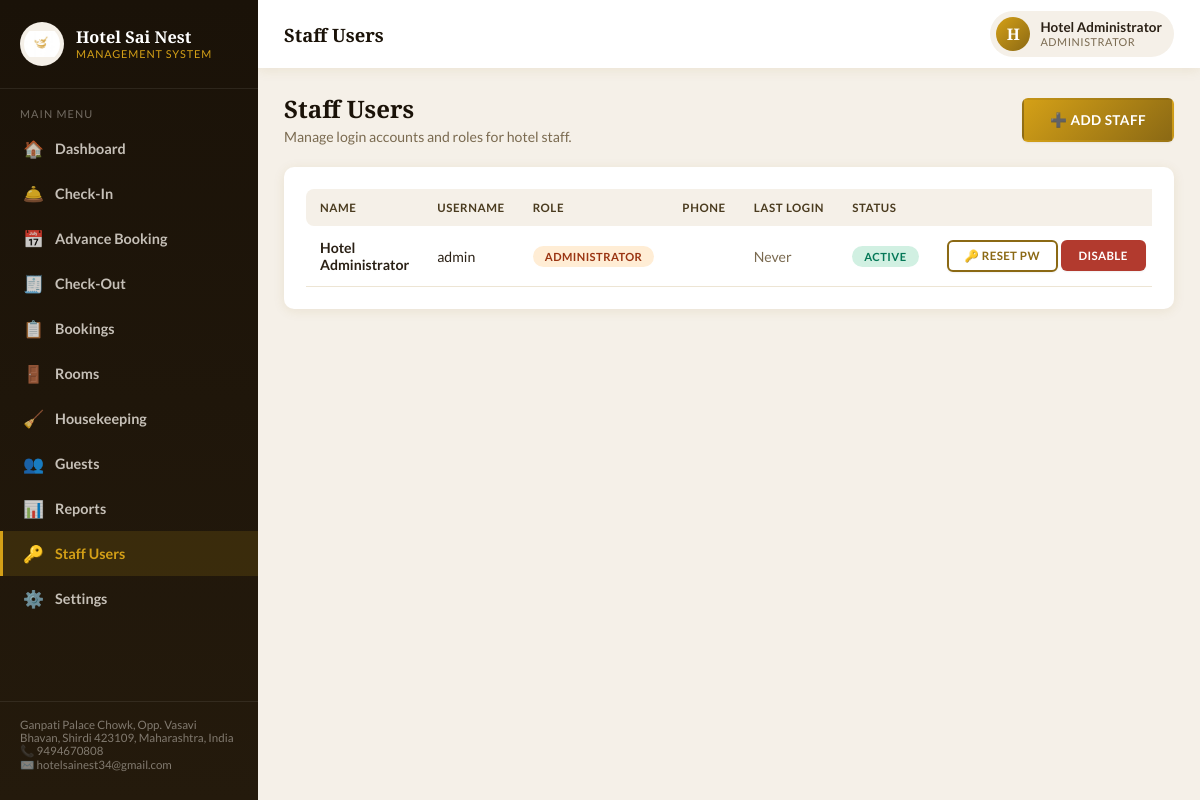
/users.php (signed in), run on the app's committed database.
### tables this page shows
CREATE TABLE IF NOT EXISTS `users` (
  `id` INT UNSIGNED NOT NULL AUTO_INCREMENT,
  `full_name` VARCHAR(120) NOT NULL,
  `username` VARCHAR(60) NOT NULL,
  `password_hash` VARCHAR(255) NOT NULL,
  `role` ENUM('admin','manager','frontdesk','housekeeping') NOT NULL DEFAULT 'frontdesk',
  `phone` VARCHAR(20) DEFAULT NULL,
  `status` ENUM('active','disabled') NOT NULL DEFAULT 'active',
  `last_login` DATETIME DEFAULT NULL,
  `created_at` DATETIME NOT NULL DEFAULT CURRENT_TIMESTAMP,
  PRIMARY KEY (`id`),
  UNIQUE KEY `uq_username` (`username`)
);

### includes/db.php (called while the page is built, shortened)
<?php
function db(): PDO {
    static $pdo = null;
    if ($pdo === null) {
        try {
            $dsn = 'mysql:host=' . DB_HOST . ';dbname=' . DB_NAME . ';charset=' . DB_CHARSET;
            $pdo = new PDO($dsn, DB_USER, DB_PASS, [
                PDO::ATTR_ERRMODE            => PDO::ERRMODE_EXCEPTION,
                PDO::ATTR_DEFAULT_FETCH_MODE => PDO::FETCH_ASSOC,
                PDO::ATTR_EMULATE_PREPARES   => false,
            ]);
            $pdo->exec("SET time_zone = '+05:30'");
        } catch (PDOException $e) {
            if (APP_DEBUG) {
                die('Database connection failed: ' . $e->getMessage() .
                    '<br><br>Please check the credentials in <code>config/config.php</code> ' .
                    'and make sure you have imported <code>database.sql</code>.');
            }
            die('Database connection failed. Please contact the site administrator.');
        }
    }
    return $pdo;
}

### includes/functions.php (called while the page is built, shortened)
<?php
require_once __DIR__ . '/db.php';
function getSetting(string $key, string $default = ''): string {
    static $cache = null;
    if ($cache === null) {
        $cache = [];
        try {
            $stmt = db()->query("SELECT setting_key, setting_value FROM settings");
            foreach ($stmt->fetchAll() as $row) {
                $cache[$row['setting_key']] = $row['setting_value'];
            }
        } catch (PDOException $e) {
            $cache = [];
        }
    }
    return $cache[$key] ?? $default;
}
function e(?string $str): string {
    return htmlspecialchars($str ?? '', ENT_QUOTES, 'UTF-8');
}
    ?>
    <?php
function roleLabel(string $role): string {
    $map = [
        'admin'        => 'Administrator',
        'manager'      => 'Manager',
        'frontdesk'    => 'Front Desk',
        'housekeeping' => 'Housekeeping',
    ];
    return $map[$role] ?? ucfirst($role);
}

### includes/auth.php (called while the page is built, shortened)
<?php
require_once __DIR__ . '/functions.php';
function currentUser(): ?array {
    static $user = null;
    if ($user === null) {
        $stmt = db()->prepare("SELECT * FROM users WHERE id = :id LIMIT 1");
        $stmt->execute(['id' => $_SESSION['user_id']]);
        $user = $stmt->fetch() ?: null;
    }
    return $user;
}

### users.php (the view, shortened to what this page needs)
<?php
require_once __DIR__ . '/includes/auth.php';
$pageTitle = 'Staff Users';
$activeNav = 'users';
$users = db()->query("SELECT * FROM users ORDER BY FIELD(role,'admin','manager','frontdesk','housekeeping'), full_name")->fetchAll();
require __DIR__ . '/includes/layout_top.php';
?>
<div class="page-header">
  <div><h2>Staff Users</h2><div class="desc">Manage login accounts and roles for hotel staff.</div></div>
  <div class="page-actions"><button class="btn btn-gold" onclick="document.getElementById('userModal').classList.add('open')">➕ Add Staff</button></div>
</div>
<div class="card">
  <div class="table-wrap">
    <table class="data-table">
      <thead><tr><th>Name</th><th>Username</th><th>Role</th><th>Phone</th><th>Last Login</th><th>Status</th><th></th></tr></thead>
      <tbody>
      <?php foreach ($users as $u): ?>
        <tr>
          <td><strong><?= e($u['full_name']) ?></strong></td>
          <td><?= e($u['username']) ?></td>
          <td><span class="badge badge-gray"><?= e(roleLabel($u['role'])) ?></span></td>
          <td><?= e($u['phone']) ?></td>
          <td class="nowrap text-muted"><?= $u['last_login'] ? date('d M Y, h:i A', strtotime($u['last_login'])) : 'Never' ?></td>
          <td><?= $u['status'] === 'active' ? '<span class="badge badge-green">Active</span>' : '<span class="badge badge-red">Disabled</span>' ?></td>
          <td class="nowrap">
            <button class="btn btn-sm btn-outline" onclick="openReset(<?= $u['id'] ?>, '<?= e($u['full_name']) ?>')">🔑 Reset PW</button>
            <form method="post" style="display:inline;" onsubmit="return confirm('Are you sure?');">
              <button class="btn btn-sm <?= $u['status'] === 'active' ? 'btn-red' : 'btn-green' ?>"><?= $u['status'] === 'active' ? 'Disable' : 'Enable' ?></button>
            </form>
          </td>
        </tr>
      <?php endforeach; ?>
      </tbody>
    </table>
  </div>
</div>
<?php require __DIR__ . '/includes/layout_bottom.php'; ?>

### includes/layout_top.php (shortened to what this page needs)
<?php
$user = currentUser();
$hotelName = getSetting('hotel_name', 'Hotel Sai Nest');
$pageTitle = $pageTitle ?? 'Dashboard';
$activeNav = $activeNav ?? '';
$navItems = [
  'dashboard'    => ['icon' => '🏠', 'label' => 'Dashboard',    'href' => 'dashboard.php',    'roles' => ['admin','manager','frontdesk','housekeeping']],
  'checkin'      => ['icon' => '🛎️', 'label' => 'Check-In',     'href' => 'checkin.php',      'roles' => ['admin','manager','frontdesk']],
  'advance_booking' => ['icon' => '📅', 'label' => 'Advance Booking', 'href' => 'advance_booking.php', 'roles' => ['admin','manager','frontdesk']],
  'checkout'     => ['icon' => '🧾', 'label' => 'Check-Out',    'href' => 'checkout.php',     'roles' => ['admin','manager','frontdesk']],
  'bookings'     => ['icon' => '📋', 'label' => 'Bookings',     'href' => 'bookings.php',     'roles' => ['admin','manager','frontdesk']],
  'rooms'        => ['icon' => '🚪', 'label' => 'Rooms',        'href' => 'rooms.php',        'roles' => ['admin','manager','frontdesk','housekeeping']],
  'housekeeping' => ['icon' => '🧹', 'label' => 'Housekeeping', 'href' => 'housekeeping.php', 'roles' => ['admin','manager','frontdesk','housekeeping']],
  'guests'       => ['icon' => '👥', 'label' => 'Guests',       'href' => 'guests.php',       'roles' => ['admin','manager','frontdesk']],
  'reports'      => ['icon' => '📊', 'label' => 'Reports',      'href' => 'reports.php',      'roles' => ['admin','manager']],
  'users'        => ['icon' => '🔑', 'label' => 'Staff Users',  'href' => 'users.php',        'roles' => ['admin']],
  'settings'     => ['icon' => '⚙️', 'label' => 'Settings',     'href' => 'settings.php',     'roles' => ['admin']],
];
?><!DOCTYPE html>
<html lang="en">
<head>
<link rel="stylesheet" href="<?= BASE_URL ?>/assets/css/style.css">
</head>
<body>
<div class="app-shell">
  <aside class="sidebar" id="sidebar">
    <div class="sidebar-brand">
      <img src="<?= BASE_URL ?>/assets/images/logo.png" alt="<?= e($hotelName) ?> logo">
      <div>
        <div class="bname"><?= e($hotelName) ?></div>
        <div class="bsub">Management System</div>
      </div>
    </div>
    <nav class="sidebar-nav">
      <div class="nav-section-label">Main Menu</div>
      <?php foreach ($navItems as $key => $item):
        if (!in_array($_SESSION['role'] ?? '', $item['roles'], true)) continue; ?>
        <a href="<?= BASE_URL ?>/<?= $item['href'] ?>" class="<?= $activeNav === $key ? 'active' : '' ?>">
          <span class="ic"><?= $item['icon'] ?></span> <?= e($item['label']) ?>
        </a>
      <?php endforeach; ?>
    </nav>
    <div style="height:80px;"></div>
    <div class="sidebar-foot">
      <?= e(getSetting('hotel_address', '')) ?><br>
      📞 <?= e(getSetting('hotel_phone', '')) ?><br>
      ✉️ <?= e(getSetting('hotel_email', '')) ?>
    </div>
  </aside>
  <div class="main-area">
    <header class="topbar">
      <div style="display:flex;align-items:center;gap:14px;">
        <h1><?= e($pageTitle) ?></h1>
      </div>
      <div class="topbar-right">
        <div class="user-chip" onclick="document.getElementById('userMenu').classList.toggle('open')">
          <div class="avatar"><?= e(strtoupper(substr($user['full_name'] ?? 'U', 0, 1))) ?></div>
          <div>
            <div class="uname"><?= e($user['full_name'] ?? '') ?></div>
            <div class="urole"><?= e(roleLabel($user['role'] ?? '')) ?></div>
          </div>
        </div>
      </div>
    </header>
    <main class="content">

### data on the page
users: full_name "H", full_name "Hotel Administrator", role "ADMINISTRATOR", username "admin", shows "Never", status "ACTIVE"

### other printed values
$hotelName "Hotel Sai Nest"
$item['icon'] "🏠"
$item['label'] "Dashboard"
$item['icon'] "🛎️"
$item['label'] "Check-In"
$item['icon'] "📅"
$item['label'] "Advance Booking"
$item['icon'] "🧾"
$item['label'] "Check-Out"
$item['icon'] "📋"
$item['label'] "Bookings"
$item['icon'] "🚪"
$item['label'] "Rooms"
$item['icon'] "🧹"
$item['label'] "Housekeeping"
